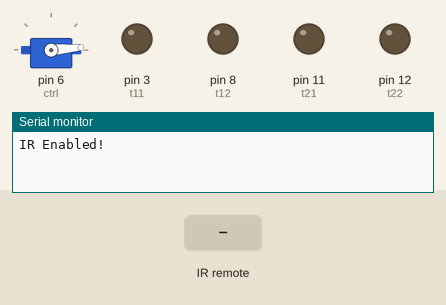
Simulated run of this sketch. Board: Arduino Uno, built with avr-gcc and run on an emulated ATmega328P. Parts: servo, output pins drawn as LEDs (lit = HIGH), the last lines printed to the serial monitor. The inputs (shaded band) are chosen by the test bench.

Above: at 1.2 s.
1.3 s: infrared code 0xA0A058A7 received
At 1.8 s:
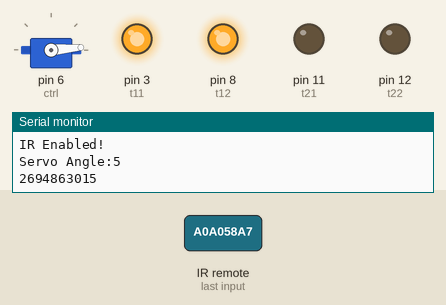
2.8 s: infrared code 0xA0A040BF received
At 4.0 s:
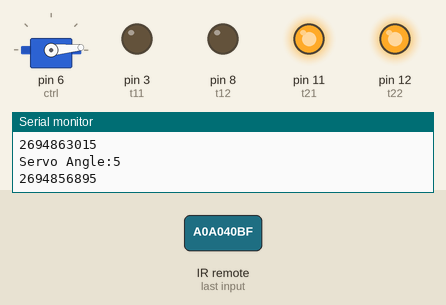
4.3 s: infrared code 0xA0A018E7 received
At 5.2 s:
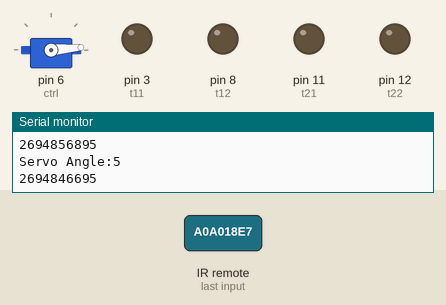
Timing chart, 0 to 7.3 s (numbered marks = the images above; inputs shaded):
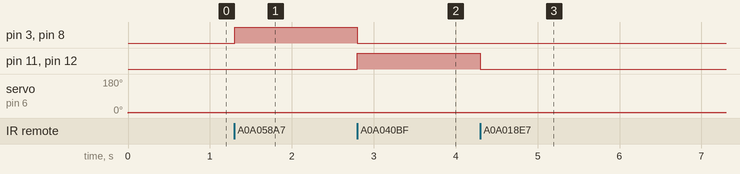

The sketch:

MotorRnL.ino
```cpp
#include <IRremote.h>
#include <Servo.h>
const int irPin = 2;
IRrecv irrecv(irPin);
decode_results res;


Servo ctrl;
int sval = 0;

int t11 = 3;
int t12 = 8;

int t21 = 11;
int t22 = 12;


void setup() {
  // put your setup code here, to run once:
  pinMode(t11,OUTPUT);
    pinMode(t21,OUTPUT);
    pinMode(t12,OUTPUT);
    pinMode(t22,OUTPUT);
    Serial.begin(9600);

    ctrl.attach(6);

    ctrl.write(175);


    irrecv.enableIRIn();

    Serial.println("IR Enabled!");


}

void loop() {
  // put your main code here, to run repeatedly:

  if(irrecv.decode(&res)){


    if (sval <= 0){
      sval = 5;
      }
       if (sval >= 180){
      sval = 175;
      }

      Serial.print("Servo Angle:");       Serial.println(sval);


  Serial.println(res.value);
    if(res.value == 2694863015)
    {
         digitalWrite(t21, LOW);
    digitalWrite(t22, LOW);
    digitalWrite(t11, HIGH);
    digitalWrite(t12, HIGH);


      }


            if (res.value == 2694856895)
            {

       digitalWrite(t21, HIGH);
    digitalWrite(t22, HIGH);
    digitalWrite(t11,LOW);
    digitalWrite(t12, LOW);


        }


        if (res.value == 2694846695)
        {
           digitalWrite(t21, LOW);
    digitalWrite(t22, LOW);
    digitalWrite(t11, LOW);
    digitalWrite(t12, LOW);

        }
         if (res.value == 2694879335)
         {

         sval -= 10;

        }

         if (res.value == 2694883415)
         {

        sval += 10;

        }


    irrecv.resume();
    }

    ctrl.write(sval);
    if (sval >= 180){
      sval = 175;
      }
   if (sval <= 0){
      sval = 5;
      }
}
```

Measured:
- after the input at 1.3 s, pin 3 (t11), pin 8 (t12): LOW → HIGH at once
- after the input at 2.8 s, pin 3 (t11), pin 8 (t12): HIGH → LOW at once; pin 11 (t21), pin 12 (t22): LOW → HIGH at once
- after the input at 4.3 s, pin 11 (t21), pin 12 (t22): HIGH → LOW at once
